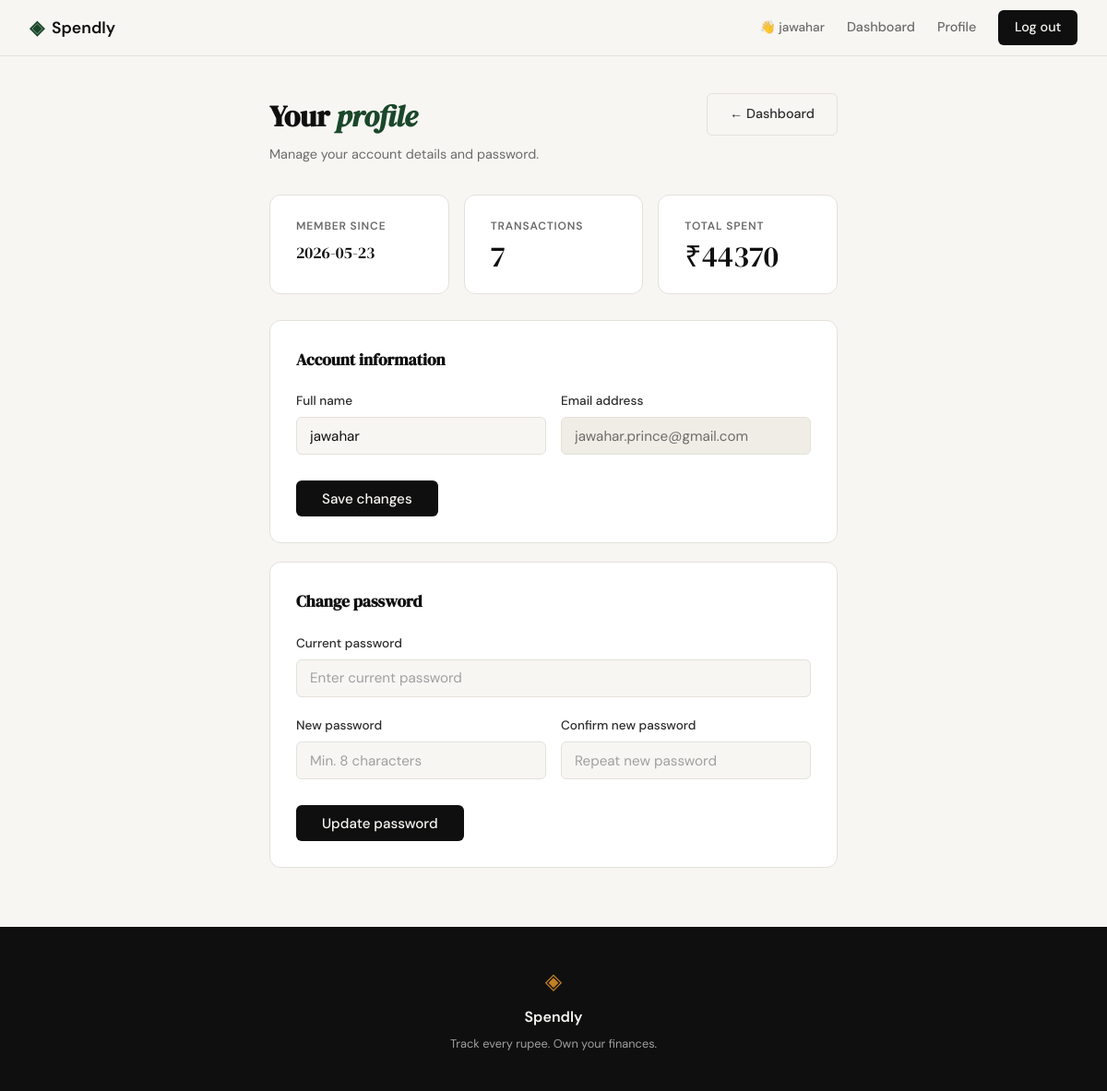
/profile (signed in), run on the app's committed database.
### tables this page shows
CREATE TABLE users (
                id          INTEGER PRIMARY KEY AUTOINCREMENT,
                name        TEXT    NOT NULL,
                email       TEXT    NOT NULL UNIQUE,
                password    TEXT    NOT NULL,
                created_at  TEXT    NOT NULL DEFAULT (datetime('now'))
            );

### app.py (the view, shortened to what this page needs)
@app.route("/profile", methods=["GET", "POST"])
def profile():
    if "user_id" not in session:
        return redirect(url_for("login"))
    user_id = session["user_id"]
    db = get_db()
    user = db.execute(
        "SELECT id, name, email, created_at FROM users WHERE id = ?", (user_id,)
    ).fetchone()
    stats = db.execute("""
        SELECT COUNT(*) AS tx_count,
               COALESCE(SUM(amount), 0) AS total_spent
        FROM expenses WHERE user_id = ?
    """, (user_id,)).fetchone()
    info_error = info_success = pw_error = pw_success = None
    db.close()
    return render_template("profile.html",
        user         = user,
        stats        = stats,
        info_error   = info_error,
        info_success = info_success,
        pw_error     = pw_error,
        pw_success   = pw_success,
    )

### database/db.py (called while the page is built)
def get_db():
    conn = sqlite3.connect(DB_PATH)
    conn.row_factory = sqlite3.Row          # rows behave like dicts
    conn.execute("PRAGMA foreign_keys = ON")
    return conn

### templates/profile.html (shortened to what this page needs)
{% extends "base.html" %}
{% block content %}
<div class="dash-wrap" style="max-width: 680px;">
    <div class="dash-header">
        <div>
            <h1 class="dash-title">Your <em>profile</em></h1>
            <p class="dash-subtitle">Manage your account details and password.</p>
        </div>
        <a href="{{ url_for('dashboard') }}" class="btn-ghost">← Dashboard</a>
    </div>
    <div class="stat-grid" style="grid-template-columns: repeat(3,1fr); margin-bottom: 1.75rem;">
        <div class="stat-card">
            <span class="stat-label">Member since</span>
            <span class="stat-value" style="font-size:1.1rem; padding-top:.25rem;">
                {{ user.created_at[:10] }}
            </span>
        </div>
        <div class="stat-card">
            <span class="stat-label">Transactions</span>
            <span class="stat-value">{{ stats.tx_count }}</span>
        </div>
        <div class="stat-card">
            <span class="stat-label">Total spent</span>
            <span class="stat-value">₹{{ "%.0f"|format(stats.total_spent) }}</span>
        </div>
    </div>
    <div class="dash-card" style="margin-bottom: 1.25rem;">
        <h2 class="dash-card-title">Account information</h2>
        <form method="POST" action="{{ url_for('profile') }}">
            <div class="form-row">
                <div class="form-group">
                    <label for="name">Full name</label>
                    <input type="text" id="name" name="name"
                           class="form-input"
                           value="{{ user.name }}" required>
                </div>
                <div class="form-group">
                    <label for="email">Email address</label>
                    <input type="email" id="email" name="email"
                           class="form-input form-input--readonly"
                           value="{{ user.email }}" readonly>
                </div>
            </div>
            <button type="submit" class="btn-submit" style="width:auto; padding: 0.6rem 1.75rem;">
                Save changes
            </button>
        </form>
    </div>
    <div class="dash-card">
        <h2 class="dash-card-title">Change password</h2>
        <form method="POST" action="{{ url_for('profile') }}">
            <div class="form-group">
                <label for="current_password">Current password</label>
                <input type="password" id="current_password" name="current_password"
                       class="form-input" placeholder="Enter current password" required>
            </div>
            <div class="form-row">
                <div class="form-group">
                    <label for="new_password">New password</label>
                    <input type="password" id="new_password" name="new_password"
                           class="form-input" placeholder="Min. 8 characters" required>
                </div>
                <div class="form-group">
                    <label for="confirm_password">Confirm new password</label>
                    <input type="password" id="confirm_password" name="confirm_password"
                           class="form-input" placeholder="Repeat new password" required>
                </div>
            </div>
            <button type="submit" class="btn-submit" style="width:auto; padding: 0.6rem 1.75rem;">
                Update password
            </button>
        </form>
    </div>
</div>
{% endblock %}

### templates/base.html (shortened to what this page needs)
<!DOCTYPE html>
<html lang="en">
<head>
    <link rel="stylesheet" href="{{ url_for('static', filename='css/style.css') }}">
</head>
<body>
    <nav class="navbar">
        <div class="nav-inner">
            <a href="{{ url_for('landing') }}" class="nav-brand">
                <span class="brand-icon">◈</span>
                <span class="brand-name">Spendly</span>
            </a>
            <div class="nav-links">
                {% if session.user_id %}
                    <span class="nav-user">👋 {{ session.user_name }}</span>
                    <a href="{{ url_for('dashboard') }}">Dashboard</a>
                    <a href="{{ url_for('profile') }}">Profile</a>
                    <a href="{{ url_for('logout') }}" class="nav-cta">Log out</a>
                {% else %}
                    <a href="{{ url_for('login') }}">Sign in</a>
                    <a href="{{ url_for('register') }}" class="nav-cta">Get started</a>
                {% endif %}
            </div>
        </div>
    </nav>
    <main class="main-content">
        {% block content %}{% endblock %}
    </main>
    <footer class="footer">
        <div class="footer-inner">
            <span class="brand-icon">◈</span>
            <span class="footer-name">Spendly</span>
            <p class="footer-copy">Track every rupee. Own your finances.</p>
        </div>
    </footer>
</body>
</html>

### data on the page
users: user_name "jawahar", created_at "2026-05-23", name "jawahar", email "jawahar.prince@gmail.com"

### other printed values
{{ stats.tx_count }} "7"
{{ "%.0f"|format(stats.total_spent) }} "44370"
